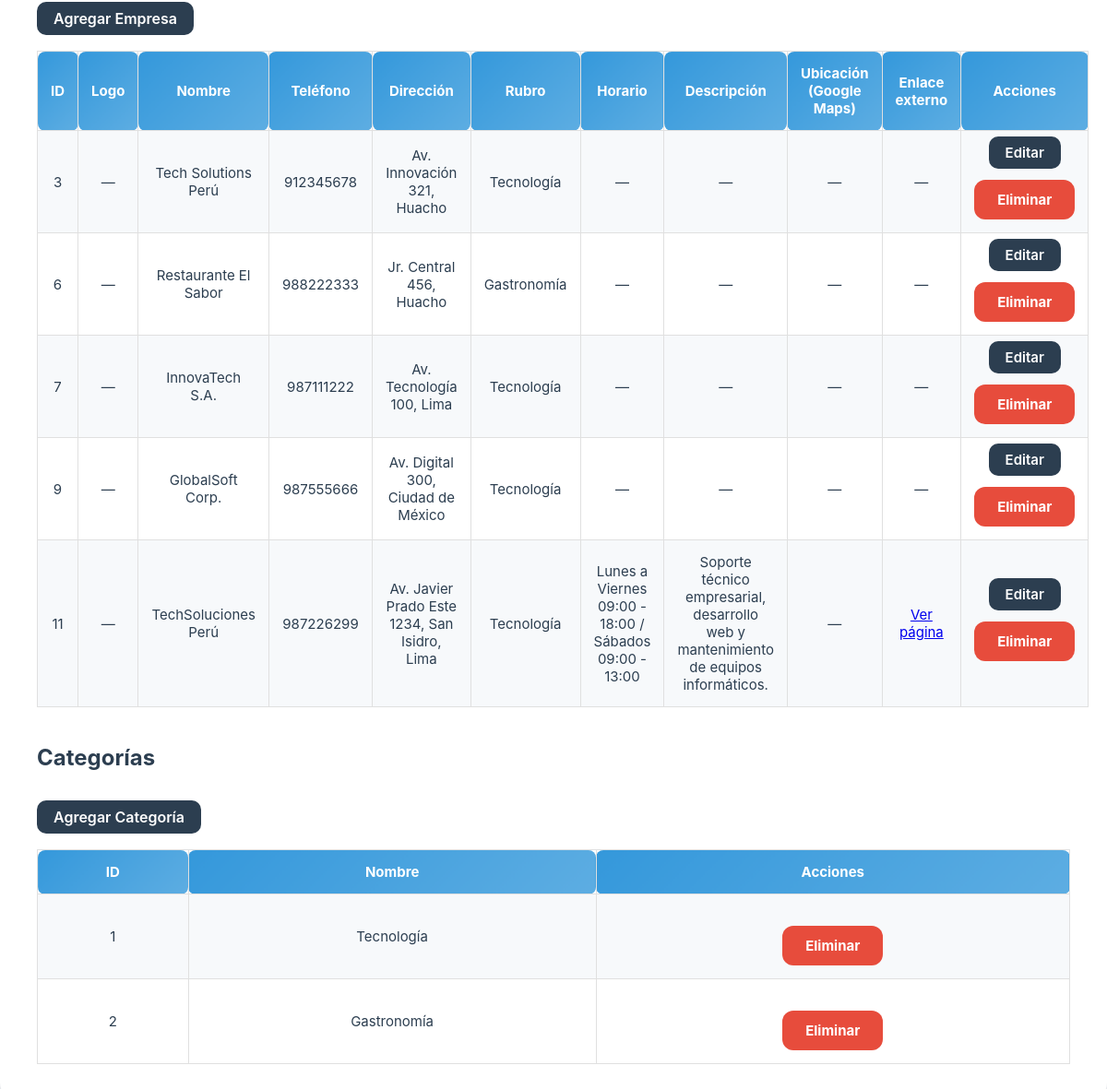
Page /login/admin.php (signed in, lower part) on the earlier database version.
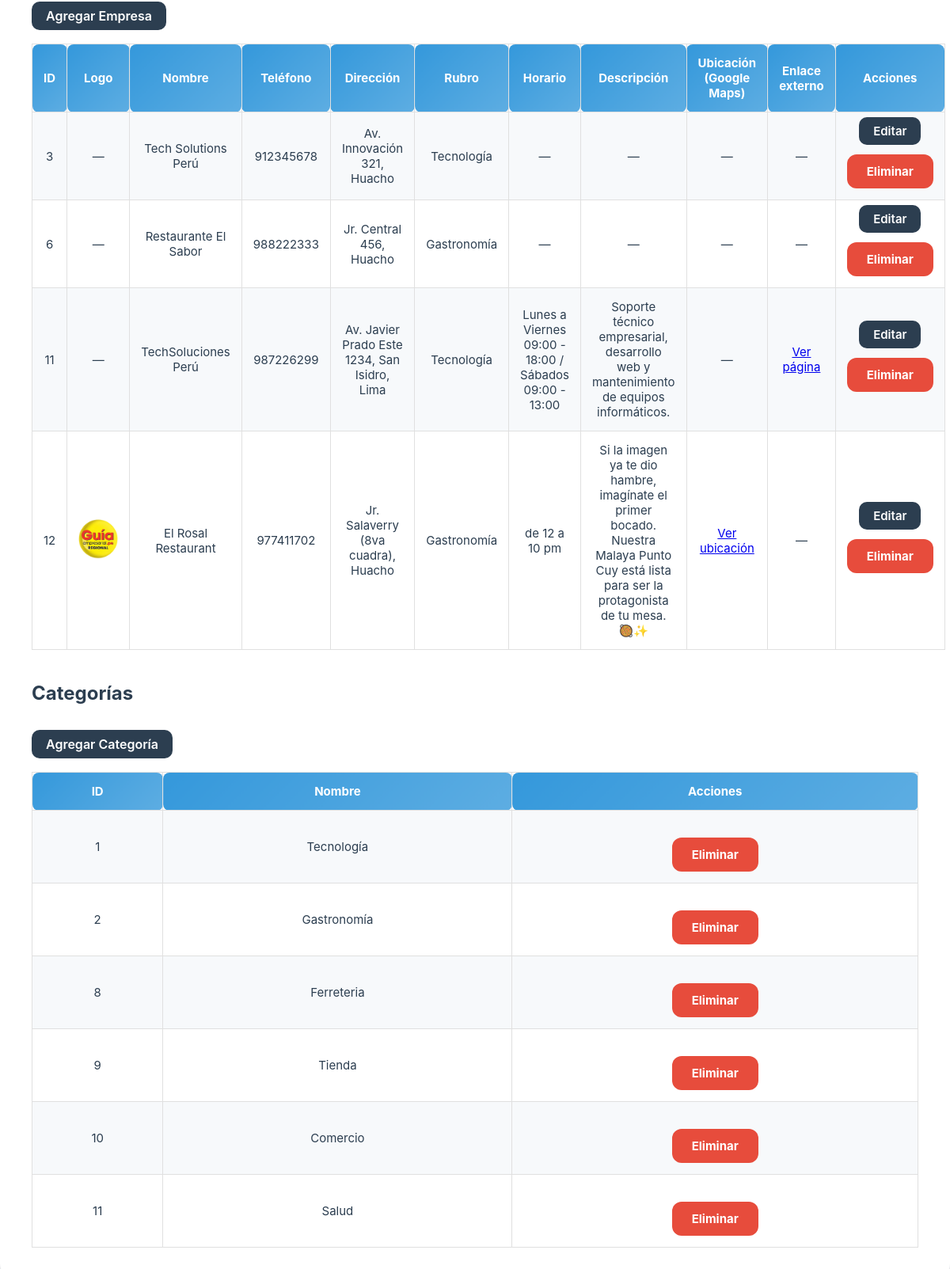
Same page on the later database version.
### tables this page shows
CREATE TABLE `empresas` (
  `id_empresa` int(11) NOT NULL,
  `logo` varchar(255) DEFAULT NULL,
  `nombre` varchar(150) NOT NULL,
  `email` varchar(100) DEFAULT NULL,
  `telefono` varchar(20) DEFAULT NULL,
  `direccion` varchar(200) DEFAULT NULL,
  `id_categoria` int(11) DEFAULT NULL,
  `fecha_registro` timestamp NOT NULL DEFAULT current_timestamp(),
  `horario` varchar(100) DEFAULT NULL,
  `descripcion` text DEFAULT NULL,
  `ubicacion_link` varchar(500) DEFAULT NULL,
  `link_empresa` varchar(255) DEFAULT NULL
);

CREATE TABLE `categorias` (
  `id_categoria` int(11) NOT NULL,
  `nombre` varchar(100) NOT NULL,
  `descripcion` text DEFAULT NULL
);

### login/admin.php (the view, shortened to what this page needs)
<?php
include '../db.php';
?>
<!DOCTYPE html>
<html lang="es">
<head>
<link rel="stylesheet" href="/guiaempresarial.pe/assets/css/login.css">
</head>
<body>
<div class="panel-container">
<section class="panel">
<h2>Administración de Usuarios</h2><br><br>
<br><br>
<br><br>
<h2>Empresas</h2><br><br>
<a href="agregar_empresa.php" class="btn">Agregar Empresa</a>
<table>
<tr>
<th>ID</th>
<th>Logo</th>
<th>Nombre</th>
<th>Teléfono</th>
<th>Dirección</th>
<th>Rubro</th>
<th>Horario</th>
<th>Descripción</th>
<th>Ubicación (Google Maps)</th>
<th>Enlace externo</th>
<th>Acciones</th>
</tr>
<?php
$res = $conexion->query("
SELECT
e.id_empresa,
e.logo,
e.nombre,
e.telefono,
e.direccion,
e.descripcion,
e.horario,
e.ubicacion_link,
e.link_empresa,
c.nombre AS categoria
FROM empresas e
JOIN categorias c ON e.id_categoria = c.id_categoria
");
while($fila = $res->fetch_assoc()):
?>
<tr>
<td><?= $fila['id_empresa'] ?></td>
<td>
<?php if(!empty($fila['logo'])): ?>
<img src="/guiaempresarial.pe/imagenes/<?= htmlspecialchars($fila['logo']) ?>"
     alt="Logo" style="width:50px;height:50px;object-fit:cover;border-radius:5px;">
<?php else: ?>—<?php endif; ?>
</td>
<td><?= htmlspecialchars($fila['nombre']) ?></td>
<td><?= htmlspecialchars($fila['telefono']) ?></td>
<td><?= htmlspecialchars($fila['direccion']) ?></td>
<td><?= htmlspecialchars($fila['categoria']) ?></td>
<td><?= !empty($fila['horario']) ? htmlspecialchars($fila['horario']) : '—' ?></td>
<td><?= !empty($fila['descripcion']) ? htmlspecialchars($fila['descripcion']) : '—' ?></td>
<td>
<?php if(!empty($fila['ubicacion_link'])): ?>
<a href="<?= htmlspecialchars($fila['ubicacion_link']) ?>" target="_blank">Ver ubicación</a>
<?php else: ?>—<?php endif; ?>
</td>
<td>
<?php if(!empty($fila['link_empresa'])): ?>
<a href="<?= htmlspecialchars($fila['link_empresa']) ?>" target="_blank">Ver página</a>
<?php else: ?>—<?php endif; ?>
</td>
<td class="acciones">
<a href="editar.php?id=<?= $fila['id_empresa'] ?>" class="btn">Editar</a>
<a href="eliminar.php?id=<?= $fila['id_empresa'] ?>" class="btn btn-danger"
onclick="return confirm('¿Seguro que deseas eliminar esta empresa?');">
Eliminar
</a>
</td>
</tr>
<?php endwhile; ?>
</table>
<br><br>
<h2>Categorías</h2><br><br>
<a href="agregar_categoria.php" class="btn">Agregar Categoría</a><br>
<table>
<tr>
<th>ID</th>
<th>Nombre</th>
<th>Acciones</th>
</tr>
<?php
$res = $conexion->query("SELECT * FROM categorias");
while($fila = $res->fetch_assoc()):
?>
<tr>
<td><?= $fila['id_categoria'] ?></td>
<td><?= htmlspecialchars($fila['nombre']) ?></td>
<td class="acciones">
<a href="eliminar_categoria.php?id=<?= $fila['id_categoria'] ?>" class="btn btn-danger"
onclick="return confirm('¿Seguro que deseas eliminar esta categoría?');">
Eliminar
</a>
</td>
</tr>
<?php endwhile; ?>
</table>
</section>
</div>
</body>
</html>

Differences in the rows shown:
removed empresas: id_empresa "7", nombre "InnovaTech S.A.", telefono "987111222", direccion "Av. Tecnología 100, Lima", id_categoria.nombre "Tecnología"
removed empresas: id_empresa "9", nombre "GlobalSoft Corp.", telefono "987555666", direccion "Av. Digital 300, Ciudad de México", id_categoria.nombre "Tecnología"
added empresas: id_empresa "12", logo (picture), nombre "El Rosal Restaurant", telefono "977411702", direccion "Jr. Salaverry (8va cuadra), Huacho", id_categoria.nombre "Gastronomía", horario "de 12 a 10 pm", descripcion "Si la imagen ya te dio hambre, imagínate el primer bocado. Nuestra Malaya Punto Cuy está lista para ser la protagonista de tu mesa. 🥘✨"
added categorias: id_categoria "8", nombre "Ferreteria"
added categorias: id_categoria "9", nombre "Tienda"
added categorias: id_categoria "10", nombre "Comercio"
added categorias: id_categoria "11", nombre "Salud"
